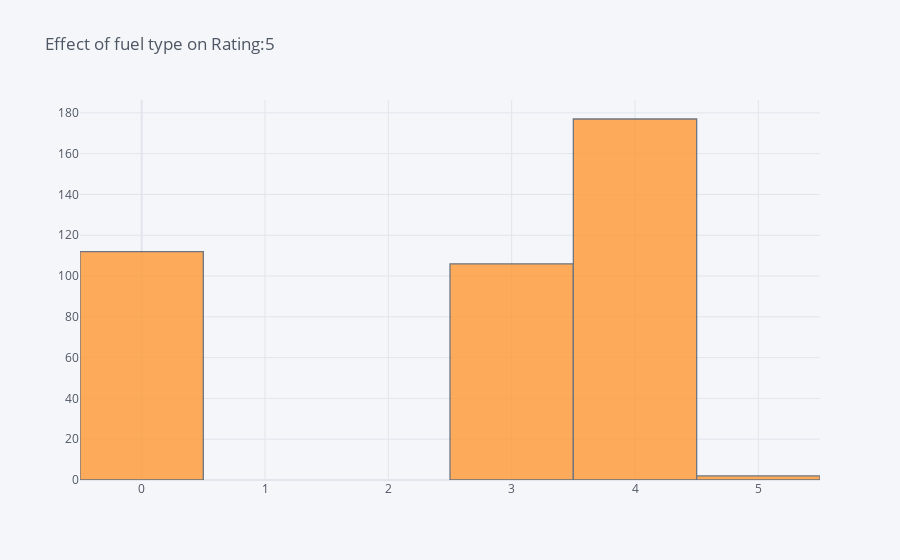

Notebook code cell kept with this figure:
### Code cell
data[data.rating_engineTransmission==5]['fuel_type'].iplot(x='fuel_type' , kind='hist', title='Effect of fuel type on Rating:5')

### Figure 1 — Plotly figure (JSON) as saved in the notebook; plotly's stock layout.template omitted (floating-point values rounded to 4 significant figures; data arrays with more than 128 entries replaced by an {"elided": "..."} marker saying what was removed)
{"data": [{"histfunc": "count", "histnorm": "", "marker": {"color": "rgba(255, 153, 51, 1.0)", "line": {"color": "#4D5663", "width": 1.3}}, "name": "fuel_type", "opacity": 0.8, "orientation": "v", "type": "histogram", "x": {"elided": "397 int values"}}], "layout": {"barmode": "overlay", "legend": {"bgcolor": "#F5F6F9", "font": {"color": "#4D5663"}}, "paper_bgcolor": "#F5F6F9", "plot_bgcolor": "#F5F6F9", "title": {"font": {"color": "#4D5663"}, "text": "Effect of fuel type on Rating:5"}, "xaxis": {"gridcolor": "#E1E5ED", "showgrid": true, "tickfont": {"color": "#4D5663"}, "title": {"font": {"color": "#4D5663"}, "text": ""}, "zerolinecolor": "#E1E5ED"}, "yaxis": {"gridcolor": "#E1E5ED", "showgrid": true, "tickfont": {"color": "#4D5663"}, "title": {"font": {"color": "#4D5663"}, "text": ""}, "zerolinecolor": "#E1E5ED"}}}
